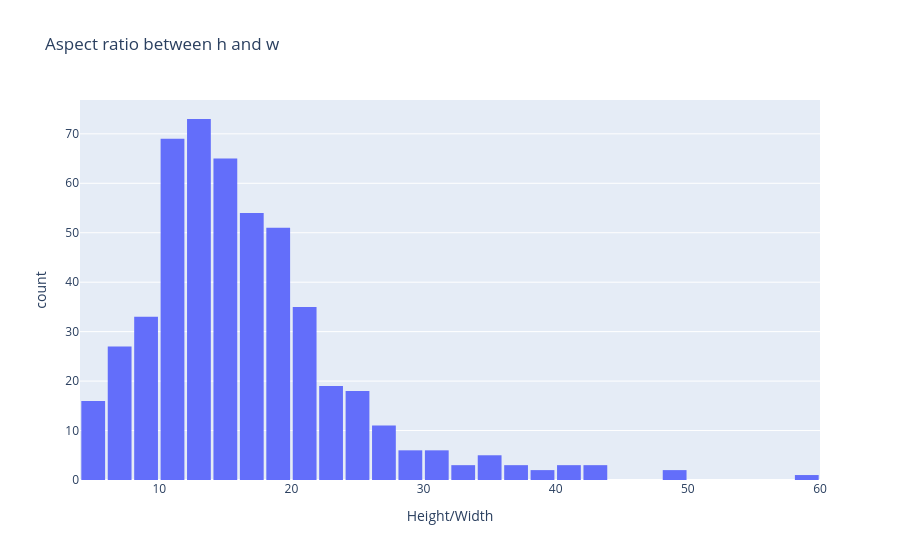

Source (notebook cell):
### Markdown cell above
Historgram of aspect ration between h and w

### Code cell
aspect_ratio = np.array(all_h) / np.array(all_w)

fig = px.histogram(
    x=aspect_ratio,
    title="Aspect ratio between h and w",
    labels={"x": "Height/Width", "y": "count"},
)

fig.update_layout(bargap=0.1)

fig.show()

### Figure 1 — Plotly figure (JSON) as saved in the notebook; plotly's stock layout.template omitted (floating-point values rounded to 4 significant figures; data arrays with more than 128 entries replaced by an {"elided": "..."} marker saying what was removed)
{"data": [{"bingroup": "x", "hovertemplate": "Height/Width=%{x}<br>count=%{y}<extra></extra>", "legendgroup": "", "marker": {"color": "#636efa", "pattern": {"shape": ""}}, "name": "", "orientation": "v", "showlegend": false, "type": "histogram", "x": {"elided": "505 float values"}, "xaxis": "x", "yaxis": "y"}], "layout": {"bargap": 0.1, "barmode": "relative", "legend": {"tracegroupgap": 0}, "title": {"text": "Aspect ratio between h and w"}, "xaxis": {"anchor": "y", "domain": [0, 1], "title": {"text": "Height/Width"}}, "yaxis": {"anchor": "x", "domain": [0, 1], "title": {"text": "count"}}}}
